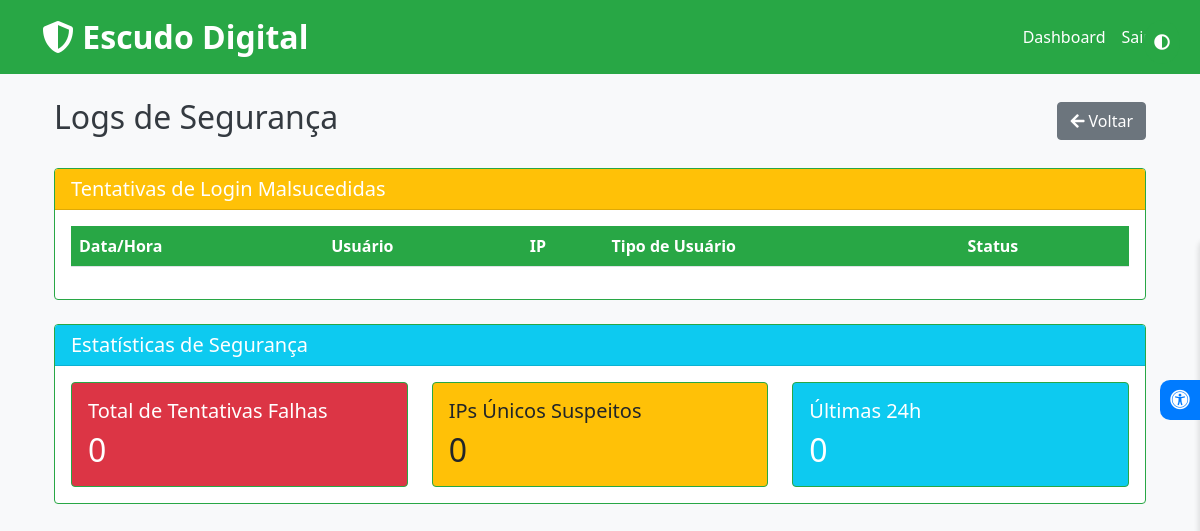
The page /doctor/security_logs (signed in) on the database as committed earlier.
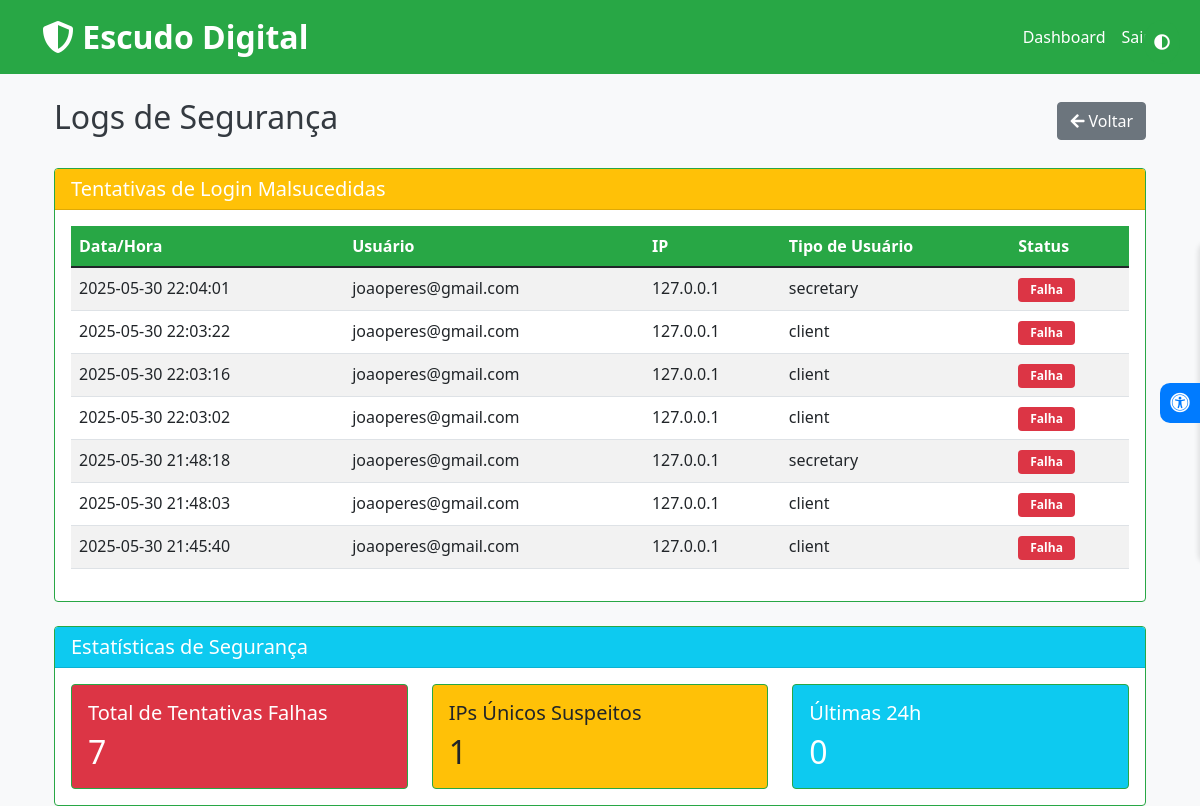
The same page on the database as committed later.
### tables this page shows
CREATE TABLE failed_logins (
                id INTEGER PRIMARY KEY AUTOINCREMENT,
                username TEXT,
                timestamp TEXT,
                ip_address TEXT,
                user_type TEXT,
                notes TEXT
            );

### escudo digital/app.py (the view)
@app.route('/doctor/security_logs')
def security_logs():
    if 'doctor_id' not in session:
        return redirect(url_for('doctor_login'))
    try:
        with sqlite3.connect('database.db') as conn:
            c = conn.cursor()
            c.execute("""
                SELECT username, timestamp, ip_address, user_type
                FROM failed_logins
                ORDER BY timestamp DESC
                LIMIT 100
            """)
            failed_attempts = c.fetchall()
            c.execute("SELECT COUNT(*) FROM failed_logins")
            total_failed = c.fetchone()[0]
            c.execute("SELECT COUNT(DISTINCT ip_address) FROM failed_logins")
            unique_ips = c.fetchone()[0]
            c.execute("""
                SELECT COUNT(*) FROM failed_logins
                WHERE timestamp > datetime('now', '-1 day')
            """)
            last_24h = c.fetchone()[0]
            stats = {
                'total_failed': total_failed,
                'unique_ips': unique_ips,
                'last_24h': last_24h
            }
            return render_template('security_logs.html',
                                failed_attempts=failed_attempts,
                                stats=stats)
    except sqlite3.Error as e:
        flash(f'Erro ao acessar os logs: {e}', 'danger')
        return redirect(url_for('doctor_dashboard'))

### escudo digital/templates/security_logs.html
{% extends "base.html" %}
{% block content %}
<div class="container mt-4">
    <div class="d-flex justify-content-between align-items-center mb-4">
        <h2>Logs de Segurança</h2>
        <a href="{{ url_for('doctor_dashboard') }}" class="btn btn-secondary">
            <i class="fas fa-arrow-left"></i> Voltar
        </a>
    </div>
    <div class="card mb-4">
        <div class="card-header bg-warning text-white">
            <h5 class="mb-0">Tentativas de Login Malsucedidas</h5>
        </div>
        <div class="card-body">
            <div class="table-responsive">
                <table class="table table-striped">
                    <thead>
                        <tr>
                            <th>Data/Hora</th>
                            <th>Usuário</th>
                            <th>IP</th>
                            <th>Tipo de Usuário</th>
                            <th>Status</th>
                        </tr>
                    </thead>
                    <tbody>
                        {% for log in failed_attempts %}
                        <tr>
                            <td>{{ log[1] }}</td>
                            <td>{{ log[0] }}</td>
                            <td>{{ log[2] }}</td>
                            <td>{{ log[3] }}</td>
                            <td><span class="badge bg-danger">Falha</span></td>
                        </tr>
                        {% endfor %}
                    </tbody>
                </table>
            </div>
        </div>
    </div>
    <div class="card">
        <div class="card-header bg-info text-white">
            <h5 class="mb-0">Estatísticas de Segurança</h5>
        </div>
        <div class="card-body">
            <div class="row">
                <div class="col-md-4">
                    <div class="card bg-danger text-white">
                        <div class="card-body">
                            <h5 class="card-title">Total de Tentativas Falhas</h5>
                            <h2 class="card-text">{{ stats.total_failed }}</h2>
                        </div>
                    </div>
                </div>
                <div class="col-md-4">
                    <div class="card bg-warning text-dark">
                        <div class="card-body">
                            <h5 class="card-title">IPs Únicos Suspeitos</h5>
                            <h2 class="card-text">{{ stats.unique_ips }}</h2>
                        </div>
                    </div>
                </div>
                <div class="col-md-4">
                    <div class="card bg-info text-white">
                        <div class="card-body">
                            <h5 class="card-title">Últimas 24h</h5>
                            <h2 class="card-text">{{ stats.last_24h }}</h2>
                        </div>
                    </div>
                </div>
            </div>
        </div>
    </div>
</div>
{% endblock %}

### escudo digital/templates/base.html (shortened to what this page needs)
<!DOCTYPE html>
<html lang="pt-BR">
<head>
    <link href="https://cdn.jsdelivr.net/npm/bootstrap@5.1.3/dist/css/bootstrap.min.css" rel="stylesheet">
    <link href="https://cdnjs.cloudflare.com/ajax/libs/font-awesome/5.15.4/css/all.min.css" rel="stylesheet">
    <link rel="stylesheet" href="{{ url_for('static', filename='style.css') }}">
</head>
<body>
    <nav class="navbar navbar-expand-lg">
        <div class="container">
            <a class="navbar-brand escudo-logo" href="{{ url_for('index') }}">
                <i class="fas fa-shield-alt"></i> Escudo Digital
            </a>
            <div class="collapse navbar-collapse" id="navbarNav">
                <ul class="navbar-nav ms-auto">
                    {% if 'client_id' in session %}
                        <li class="nav-item">
                            <a class="nav-link" href="{{ url_for('client_dashboard') }}">Dashboard</a>
                        </li>
                        <li class="nav-item">
                            <a class="nav-link" href="{{ url_for('logout') }}">Sair</a>
                        </li>
                    {% elif 'doctor_id' in session %}
                        <li class="nav-item">
                            <a class="nav-link" href="{{ url_for('doctor_dashboard') }}">Dashboard</a>
                        </li>
                        <li class="nav-item">
                            <a class="nav-link" href="{{ url_for('logout') }}">Sair</a>
                        </li>
                    {% else %}
                        <li class="nav-item">
                            <a class="nav-link" href="{{ url_for('index') }}">Início</a>
                        </li>
                    {% endif %}
                </ul>
            </div>
        </div>
    </nav>
    <div class="container mt-4">
        {% block content %}{% endblock %}
    </div>
    <div class="sidebar-acessibilidade" id="sidebar-acessibilidade">
        <button class="toggle-btn" id="toggle-acessibilidade" title="Acessibilidade">
            <i class="fas fa-universal-access"></i>
        </button>
    </div>
</body>
</html>

### escudo digital/static/style.css (style rules this page uses)
:root { --primary-color: #28a745; --primary-dark: #218838; --primary-light: #34ce57; --white: #ffffff; --light-gray: #f8f9fa; --dark-gray: #343a40; }
body { background-color: var(--light-gray); color: var(--dark-gray); }
.navbar { background-color: var(--primary-color) !important; }
.navbar-brand, .nav-link { color: var(--white) !important; }
.card { border-color: var(--primary-color); }
.card-header { background-color: var(--primary-color); color: var(--white); }
.table { background-color: var(--white); }
.table thead th { background-color: var(--primary-color); color: var(--white); }
.badge { padding: 0.5em 1em; }
.escudo-logo { color: var(--primary-color); font-size: 2rem; font-weight: bold; text-decoration: none; }

### escudo digital/templates/base.html (style rules this page uses)
.sidebar-acessibilidade { position: fixed; top: 50%; right: -250px; transform: translateY(-50%); width: 250px; background: #fff; box-shadow: -2px 0 5px rgba(0,0,0,0.1); transition: right 0.3s ease; z-index: 1000; border-radius: 10px 0 0 10px; padding: 20px; }
.toggle-btn { position: absolute; left: -40px; top: 50%; transform: translateY(-50%); background: #007bff; color: white; width: 40px; height: 40px; border: none; border-radius: 10px 0 0 10px; cursor: pointer; display: flex; align-items: center; justify-content: center; font-size: 20px; }

Rows that differ between the two databases and show on the page:
added failed_logins: timestamp "2025-05-30 22:04:01", username "joaoperes@gmail.com", ip_address "127.0.0.1", user_type "secretary"
added failed_logins: timestamp "2025-05-30 22:03:22", username "joaoperes@gmail.com", ip_address "127.0.0.1", user_type "client"
added failed_logins: timestamp "2025-05-30 22:03:16", username "joaoperes@gmail.com", ip_address "127.0.0.1", user_type "client"
added failed_logins: timestamp "2025-05-30 22:03:02", username "joaoperes@gmail.com", ip_address "127.0.0.1", user_type "client"
added failed_logins: timestamp "2025-05-30 21:48:18", username "joaoperes@gmail.com", ip_address "127.0.0.1", user_type "secretary"
added failed_logins: timestamp "2025-05-30 21:48:03", username "joaoperes@gmail.com", ip_address "127.0.0.1", user_type "client"
added failed_logins: timestamp "2025-05-30 21:45:40", username "joaoperes@gmail.com", ip_address "127.0.0.1", user_type "client"
Other text that changed with them:
{{ stats.total_failed }}: "0" → "7"
{{ stats.unique_ips }}: "0" → "1"
